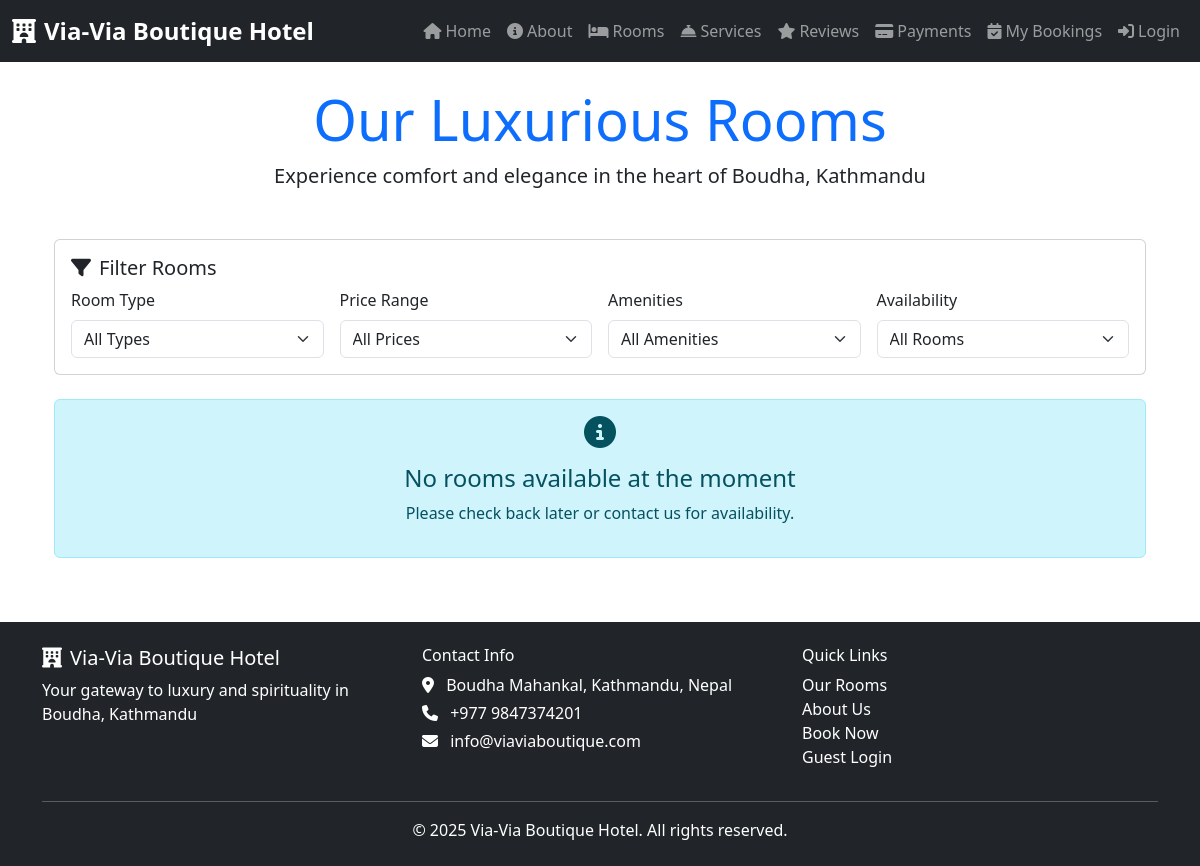
The app's page /rooms/, older data.
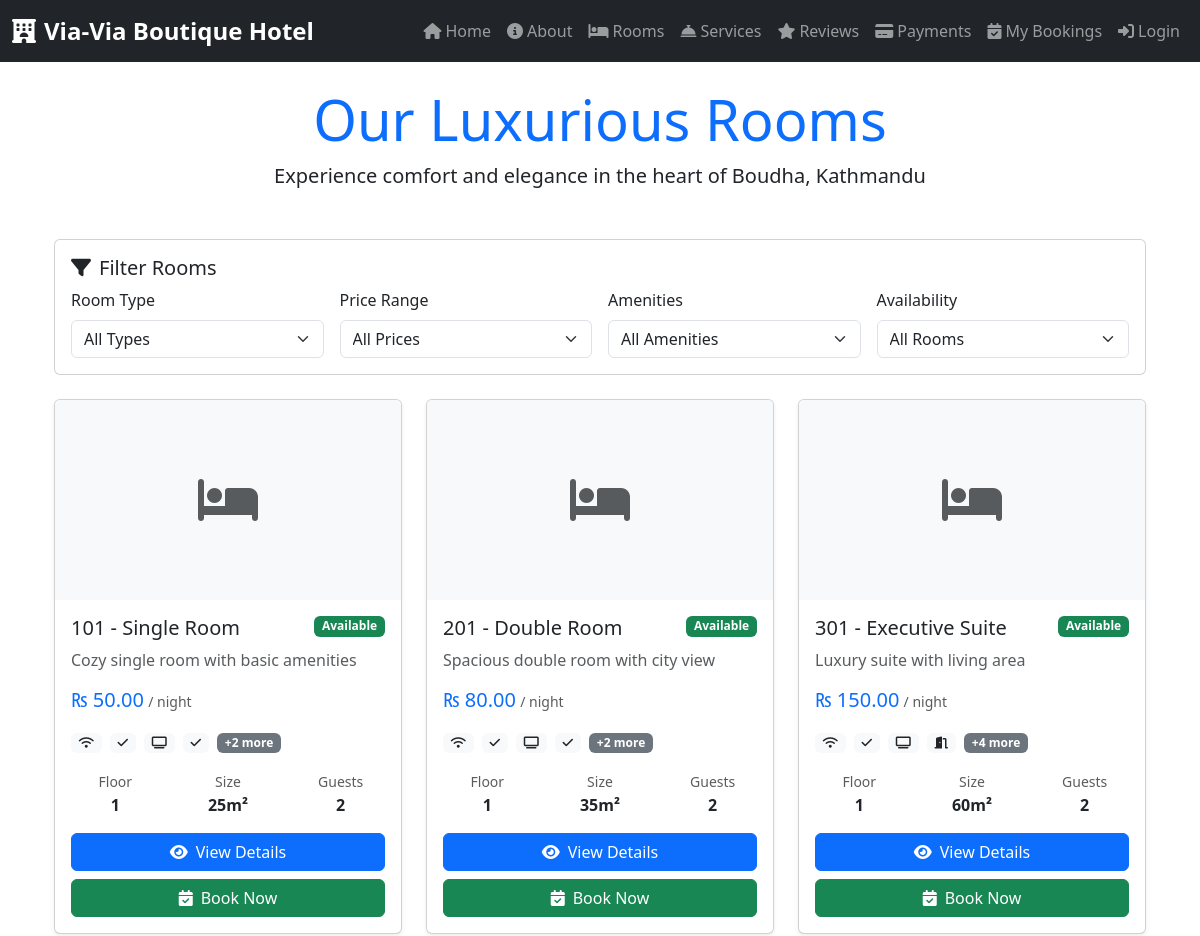
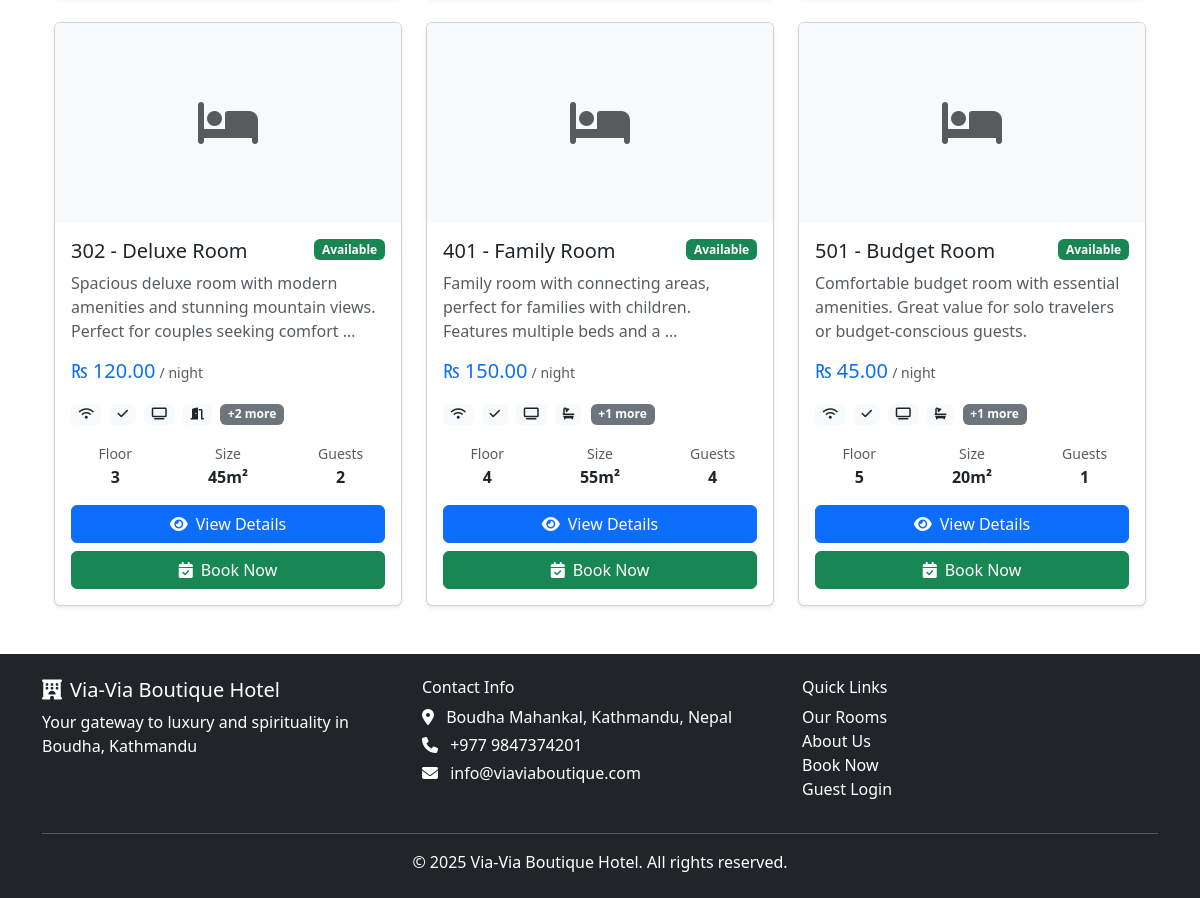
The same page, newer data (2 pictures, top to bottom).
### rooms/models.py (models this page shows, shortened)
class Room(models.Model):
    ROOM_TYPE_CHOICES = [
        ('single', 'Single Room'),
        ('double', 'Double Room'),
        ('deluxe', 'Deluxe Room'),
        ('suite', 'Executive Suite'),
        ('family', 'Family Room'),
        ('budget', 'Budget Room'),
    ]
    ROOM_STATUS_CHOICES = [
        ('available', 'Available'),
        ('occupied', 'Occupied'),
        ('maintenance', 'Under Maintenance'),
        ('reserved', 'Reserved'),
    ]
    number = models.CharField(max_length=10, unique=True)
    room_type = models.CharField(max_length=20, choices=ROOM_TYPE_CHOICES)
    price_per_night = models.DecimalField(max_digits=8, decimal_places=2)
    is_available = models.BooleanField(default=True)
    status = models.CharField(
        max_length=20, choices=ROOM_STATUS_CHOICES, default='available')
    description = models.TextField(blank=True)
    floor = models.PositiveIntegerField(default=1)
    size_sqm = models.PositiveIntegerField(
        help_text="Room size in square meters", null=True, blank=True)
    max_guests = models.PositiveIntegerField(default=2)
    has_wifi = models.BooleanField(default=True)
    has_ac = models.BooleanField(default=True)
    has_tv = models.BooleanField(default=True)
    has_balcony = models.BooleanField(default=False)
    has_mountain_view = models.BooleanField(default=False)
    has_stupa_view = models.BooleanField(default=False)
    has_private_bathroom = models.BooleanField(default=True)
    has_room_service = models.BooleanField(default=True)
    is_smoking_allowed = models.BooleanField(default=False)
    is_pet_friendly = models.BooleanField(default=False)
    has_kitchen = models.BooleanField(default=False)
    has_workspace = models.BooleanField(default=False)
    image = models.ImageField(upload_to='room_images/', null=True, blank=True)
    created_at = models.DateTimeField(default=timezone.now)
    updated_at = models.DateTimeField(auto_now=True, null=True, blank=True)
    class Meta:
        ordering = ['number']
    def get_amenities_list(self):
        amenities = []
        if self.has_wifi:
            amenities.append("Free Wi-Fi")
        if self.has_ac:
            amenities.append("Air Conditioning")
        if self.has_tv:
            amenities.append("TV")
        if self.has_balcony:
            amenities.append("Balcony")
        if self.has_stupa_view:
            amenities.append("Stupa View")
        if self.has_private_bathroom:
            amenities.append("Private Bathroom")
        if self.has_room_service:
            amenities.append("Room Service")
        if self.has_kitchen:
            amenities.append("Kitchen")
        if self.has_workspace:
            amenities.append("Work Space")
        return amenities

### rooms/views.py (the view)
# urls.py: path('rooms/', room_views.rooms, name='rooms'),
def rooms(request):
    rooms = Room.objects.all()
    return render(request, 'rooms/room_list.html', {'rooms': rooms})

### rooms/templatetags/nepali_filters.py (called while the page is built)
@register.filter(name='nepali_currency')
def nepali_currency(value):
    if value is None:
        return ''
    formatted_value = floatformat(value, 2)
    parts = formatted_value.split('.')
    integer_part = parts[0]
    result = ""
    for i, char in enumerate(reversed(integer_part)):
        if i > 0 and i % 3 == 0:
            result = "," + result
        result = char + result
    if len(parts) > 1:
        result = f"{result}.{parts[1]}"
    return f"₨ {result}"

### rooms/templates/rooms/room_list.html (shortened to what this page needs)
{% extends 'base.html' %}
{% load nepali_filters %}
{% block content %}
<div class="container">
    <div class="text-center mb-5">
        <h1 class="display-4 text-primary">Our Luxurious Rooms</h1>
        <p class="lead">Experience comfort and elegance in the heart of Boudha, Kathmandu</p>
    </div>
    <div class="row mb-4">
        <div class="col-12">
            <div class="card">
                <div class="card-body">
                    <h5 class="card-title"><i class="fas fa-filter me-2"></i>Filter Rooms</h5>
                    <div class="row g-3">
                        <div class="col-lg-3 col-md-6">
                            <label class="form-label">Room Type</label>
                            <select class="form-select" id="roomTypeFilter">
                                <option value="">All Types</option>
                            </select>
                        </div>
                        <div class="col-lg-3 col-md-6">
                            <label class="form-label">Price Range</label>
                            <select class="form-select" id="priceFilter">
                                <option value="">All Prices</option>
                            </select>
                        </div>
                        <div class="col-lg-3 col-md-6">
                            <label class="form-label">Amenities</label>
                            <select class="form-select" id="amenityFilter">
                                <option value="">All Amenities</option>
                            </select>
                        </div>
                        <div class="col-lg-3 col-md-6">
                            <label class="form-label">Availability</label>
                            <select class="form-select" id="availabilityFilter">
                                <option value="">All Rooms</option>
                            </select>
                        </div>
                    </div>
                </div>
            </div>
        </div>
    </div>
    <div class="row g-4" id="roomsGrid">
        {% for room in rooms %}
        <div class="col-xl-4 col-lg-6 col-md-6 room-card"
             data-type="{{ room.room_type }}"
             data-price="{{ room.price_per_night }}"
             data-amenities="{% for amenity in room.get_amenities_list %}{{ amenity|lower }}{% if not forloop.last %},{% endif %}{% endfor %}"
             data-availability="{% if room.is_available %}available{% else %}occupied{% endif %}">
            <div class="card h-100 shadow-sm">
                {% if room.image %}
                    <img src="{{ room.image.url }}" class="card-img-top" alt="Room {{ room.number }}" style="height: 200px; object-fit: cover;">
                {% else %}
                    <div class="card-img-top bg-light d-flex align-items-center justify-content-center" style="height: 200px;">
                        <i class="fas fa-bed fa-3x text-muted"></i>
                    </div>
                {% endif %}
                <div class="card-body">
                    <div class="d-flex justify-content-between align-items-start mb-2">
                        <h5 class="card-title mb-0">{{ room.number }} - {{ room.get_room_type_display }}</h5>
                        <span class="badge {% if room.is_available %}bg-success{% else %}bg-danger{% endif %}">
                            {% if room.is_available %}Available{% else %}Occupied{% endif %}
                        </span>
                    </div>
                    <p class="card-text text-muted">{{ room.description|truncatewords:15 }}</p>
                    <div class="mb-3">
                        <span class="h5 text-primary">{{ room.price_per_night|nepali_currency }}</span>
                        <small class="text-muted">/ night</small>
                    </div>
                    <div class="mb-3">
                        {% for amenity in room.get_amenities_list|slice:":4" %}
                            <span class="badge bg-light text-dark me-1" title="{{ amenity }}">
                                {% if "Wi-Fi" in amenity %}<i class="fas fa-wifi"></i>
                                {% elif "AC" in amenity %}<i class="fas fa-snowflake"></i>
                                {% elif "TV" in amenity %}<i class="fas fa-tv"></i>
                                {% elif "Balcony" in amenity %}<i class="fas fa-door-open"></i>
                                {% elif "Bathroom" in amenity %}<i class="fas fa-bath"></i>
                                {% elif "Service" in amenity %}<i class="fas fa-concierge-bell"></i>
                                {% elif "Kitchen" in amenity %}<i class="fas fa-utensils"></i>
                                {% elif "Work" in amenity %}<i class="fas fa-laptop"></i>
                                {% else %}<i class="fas fa-check"></i>{% endif %}
                            </span>
                        {% endfor %}
                        {% if room.get_amenities_list|length > 4 %}
                            <span class="badge bg-secondary">+{{ room.get_amenities_list|length|add:"-4" }} more</span>
                        {% endif %}
                    </div>
                    <div class="row text-center mb-3">
                        <div class="col-4">
                            <small class="text-muted">Floor</small><br>
                            <strong>{{ room.floor }}</strong>
                        </div>
                        <div class="col-4">
                            <small class="text-muted">Size</small><br>
                            <strong>{% if room.size_sqm %}{{ room.size_sqm }}m²{% else %}N/A{% endif %}</strong>
                        </div>
                        <div class="col-4">
                            <small class="text-muted">Guests</small><br>
                            <strong>{{ room.max_guests }}</strong>
                        </div>
                    </div>
                    <div class="d-grid gap-2">
                        <a href="/rooms/{{ room.id }}/" class="btn btn-primary">
                            <i class="fas fa-eye me-2"></i>View Details
                        </a>
                        {% if room.is_available %}
                            <a href="/bookings/create/{{ room.id }}/" class="btn btn-success">
                                <i class="fas fa-calendar-check me-2"></i>Book Now
                            </a>
                        {% else %}
                            <button class="btn btn-secondary" disabled>
                                <i class="fas fa-times me-2"></i>Not Available
                            </button>
                        {% endif %}
                    </div>
                </div>
            </div>
        </div>
        {% empty %}
        <div class="col-12 text-center">
            <div class="alert alert-info">
                <i class="fas fa-info-circle fa-2x mb-3"></i>
                <h4>No rooms available at the moment</h4>
                <p>Please check back later or contact us for availability.</p>
            </div>
        </div>
        {% endfor %}
    </div>
</div>
{% endblock %}

### templates/base.html (shortened to what this page needs)
<!DOCTYPE html>
<html lang="en">
<head>
    <link href="https://cdn.jsdelivr.net/npm/bootstrap@5.3.3/dist/css/bootstrap.min.css" rel="stylesheet">
    <link rel="stylesheet" href="https://cdnjs.cloudflare.com/ajax/libs/font-awesome/6.4.0/css/all.min.css">
</head>
<body>
    <nav class="navbar navbar-expand-lg navbar-dark bg-dark">
        <div class="container-fluid">
            <a class="navbar-brand" href="/">
                <i class="fas fa-hotel me-2"></i>Via-Via Boutique Hotel
            </a>
            <div class="collapse navbar-collapse" id="navbarNav">
                <ul class="navbar-nav ms-auto">
                    <li class="nav-item">
                        <a href="/" class="nav-link">
                            <i class="fas fa-home me-1"></i>Home
                        </a>
                    </li>
                    <li class="nav-item">
                        <a href="/about/" class="nav-link">
                            <i class="fas fa-info-circle me-1"></i>About
                        </a>
                    </li>
                    <li class="nav-item">
                        <a href="/rooms/" class="nav-link">
                            <i class="fas fa-bed me-1"></i>Rooms
                        </a>
                    </li>
                    <li class="nav-item">
                        <a href="/services/list/" class="nav-link">
                            <i class="fas fa-concierge-bell me-1"></i>Services
                        </a>
                    </li>
                    <li class="nav-item">
                        <a href="/reviews/" class="nav-link">
                            <i class="fas fa-star me-1"></i>Reviews
                        </a>
                    </li>
                    <li class="nav-item">
                        <a href="/payments/list/" class="nav-link">
                            <i class="fas fa-credit-card me-1"></i>Payments
                        </a>
                    </li>
                    <li class="nav-item">
                        <a href="/bookings/" class="nav-link">
                            <i class="fas fa-calendar-check me-1"></i>My Bookings
                        </a>
                    </li>
                    <li class="nav-item">
                        <a href="/login/" class="nav-link">
                            <i class="fas fa-sign-in-alt me-1"></i>Login
                        </a>
                    </li>
                </ul>
            </div>
        </div>
    </nav>
    <div class="container mt-4">
        {% block content %}{% endblock %}
    </div>
    <footer class="bg-dark text-white py-4 mt-5">
        <div class="container">
            <div class="row">
                <div class="col-md-4">
                    <h5><i class="fas fa-hotel me-2"></i>Via-Via Boutique Hotel</h5>
                    <p class="mb-0">Your gateway to luxury and spirituality in Boudha, Kathmandu</p>
                </div>
                <div class="col-md-4">
                    <h6>Contact Info</h6>
                    <p class="mb-1">
                        <i class="fas fa-map-marker-alt me-2"></i>
                        Boudha Mahankal, Kathmandu, Nepal
                    </p>
                    <p class="mb-1">
                        <i class="fas fa-phone me-2"></i>
                        <a href="tel:+9779847374201" class="text-white text-decoration-none">+977 9847374201</a>
                    </p>
                    <p class="mb-0">
                        <i class="fas fa-envelope me-2"></i>
                        <a href="mailto:info@viaviaboutique.com" class="text-white text-decoration-none">info@viaviaboutique.com</a>
                    </p>
                </div>
                <div class="col-md-4">
                    <h6>Quick Links</h6>
                    <ul class="list-unstyled">
                        <li><a href="/rooms/" class="text-white text-decoration-none">Our Rooms</a></li>
                        <li><a href="/about/" class="text-white text-decoration-none">About Us</a></li>
                        <li><a href="/bookings/" class="text-white text-decoration-none">Book Now</a></li>
                        <li><a href="/login/" class="text-white text-decoration-none">Guest Login</a></li>
                    </ul>
                </div>
            </div>
            <hr class="my-3">
            <div class="text-center">
                <p class="mb-0">&copy; 2025 Via-Via Boutique Hotel. All rights reserved.</p>
            </div>
        </div>
    </footer>
</body>
</html>

### templates/base.html (style rules this page uses)
.navbar-brand { font-weight: bold; font-size: 1.5rem; }
.card { transition: transform 0.3s ease; }
.btn-primary { background-color: #0d6efd; border-color: #0d6efd; }
.text-primary { color: #0d6efd !important; }
.room-card { height: 100%; }
.room-card .card { height: 100%; display: flex; flex-direction: column; }
.room-card .card-body { flex: 1; display: flex; flex-direction: column; }
.room-card .card-body .d-grid { margin-top: auto; }

Row changes from the older to the newer data that the page shows:
added Room: number "101", room_type "Single Room", is_available "Available", description "Cozy single room with basic amenities", price_per_night|nepali_currency "₨ 50.00", get_amenities_list|length "2", floor "1", size_sqm "25", max_guests "2"
added Room: number "201", room_type "Double Room", is_available "Available", description "Spacious double room with city view", price_per_night|nepali_currency "₨ 80.00", get_amenities_list|length "2", floor "1", size_sqm "35", max_guests "2"
added Room: number "301", room_type "Executive Suite", is_available "Available", description "Luxury suite with living area", price_per_night|nepali_currency "₨ 150.00", get_amenities_list|length "4", floor "1", size_sqm "60", max_guests "2"
added Room: number "302", room_type "Deluxe Room", is_available "Available", description "Spacious deluxe room with modern amenities and stunning mountain views. Perfect for couples seeking comfort …", price_per_night|nepali_currency "₨ 120.00", get_amenities_list|length "2", floor "3", size_sqm "45", max_guests "2"
added Room: number "401", room_type "Family Room", is_available "Available", description "Family room with connecting areas, perfect for families with children. Features multiple beds and a …", price_per_night|nepali_currency "₨ 150.00", get_amenities_list|length "1", floor "4", size_sqm "55", max_guests "4"
added Room: number "501", room_type "Budget Room", is_available "Available", description "Comfortable budget room with essential amenities. Great value for solo travelers or budget-conscious guests.", price_per_night|nepali_currency "₨ 45.00", get_amenities_list|length "1", floor "5", size_sqm "20", max_guests "1"
Text that changed along with them:
text no longer shown: "No rooms available at the moment Please check back later or contact us for availability."
